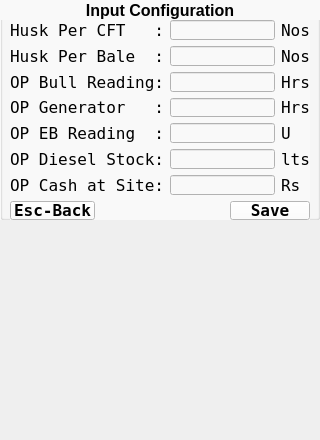
<?xml version="1.0" encoding="UTF-8"?>
<ui version="4.0">
 <class>Input_Config</class>
 <widget class="QWidget" name="Input_Config">
  <property name="geometry">
   <rect>
    <x>0</x>
    <y>0</y>
    <width>320</width>
    <height>440</height>
   </rect>
  </property>
  <property name="font">
   <font>
    <family>DejaVu Sans Mono</family>
    <pointsize>12</pointsize>
   </font>
  </property>
  <property name="windowTitle">
   <string>Form</string>
  </property>
  <widget class="QGroupBox" name="groupBox">
   <property name="geometry">
    <rect>
     <x>0</x>
     <y>0</y>
     <width>320</width>
     <height>220</height>
    </rect>
   </property>
   <property name="styleSheet">
    <string notr="true">background-color: rgb(249, 249, 249);</string>
   </property>
   <property name="title">
    <string/>
   </property>
   <widget class="QLabel" name="label">
    <property name="geometry">
     <rect>
      <x>0</x>
      <y>0</y>
      <width>320</width>
      <height>20</height>
     </rect>
    </property>
    <property name="font">
     <font>
      <pointsize>12</pointsize>
      <weight>75</weight>
      <bold>true</bold>
     </font>
    </property>
    <property name="text">
     <string>Input Configuration</string>
    </property>
    <property name="alignment">
     <set>Qt::AlignCenter</set>
    </property>
   </widget>
   <widget class="QWidget" name="gridLayoutWidget">
    <property name="geometry">
     <rect>
      <x>10</x>
      <y>20</y>
      <width>300</width>
      <height>200</height>
     </rect>
    </property>
    <property name="font">
     <font>
      <family>DejaVu Sans Mono</family>
      <pointsize>12</pointsize>
     </font>
    </property>
    <layout class="QGridLayout" name="gridLayout">
     <item row="0" column="1">
      <widget class="QLineEdit" name="lineEdit_husk_per_cft">
       <property name="font">
        <font>
         <family>DejaVu Sans Mono</family>
         <pointsize>12</pointsize>
         <weight>50</weight>
         <bold>false</bold>
        </font>
       </property>
       <property name="text">
        <string/>
       </property>
       <property name="maxLength">
        <number>6</number>
       </property>
      </widget>
     </item>
     <item row="2" column="0">
      <widget class="QLabel" name="label_6">
       <property name="font">
        <font>
         <family>DejaVu Sans Mono</family>
         <pointsize>12</pointsize>
         <weight>50</weight>
         <bold>false</bold>
        </font>
       </property>
       <property name="text">
        <string>OP Bull Reading:</string>
       </property>
      </widget>
     </item>
     <item row="5" column="0">
      <widget class="QLabel" name="label_5">
       <property name="font">
        <font>
         <family>DejaVu Sans Mono</family>
         <pointsize>12</pointsize>
         <weight>50</weight>
         <bold>false</bold>
        </font>
       </property>
       <property name="text">
        <string>OP Diesel Stock:</string>
       </property>
      </widget>
     </item>
     <item row="2" column="1">
      <widget class="QLineEdit" name="lineEdit_bull">
       <property name="font">
        <font>
         <family>DejaVu Sans Mono</family>
         <pointsize>12</pointsize>
         <weight>50</weight>
         <bold>false</bold>
        </font>
       </property>
       <property name="maxLength">
        <number>6</number>
       </property>
      </widget>
     </item>
     <item row="5" column="1">
      <widget class="QLineEdit" name="lineEdit_diesel">
       <property name="font">
        <font>
         <family>DejaVu Sans Mono</family>
         <pointsize>12</pointsize>
         <weight>50</weight>
         <bold>false</bold>
        </font>
       </property>
       <property name="maxLength">
        <number>6</number>
       </property>
      </widget>
     </item>
     <item row="0" column="0">
      <widget class="QLabel" name="label_3">
       <property name="font">
        <font>
         <family>DejaVu Sans Mono</family>
         <pointsize>12</pointsize>
         <weight>50</weight>
         <bold>false</bold>
        </font>
       </property>
       <property name="text">
        <string>Husk Per CFT   :</string>
       </property>
      </widget>
     </item>
     <item row="1" column="0">
      <widget class="QLabel" name="label_4">
       <property name="font">
        <font>
         <family>DejaVu Sans Mono</family>
         <pointsize>12</pointsize>
         <weight>50</weight>
         <bold>false</bold>
        </font>
       </property>
       <property name="text">
        <string>Husk Per Bale  :</string>
       </property>
      </widget>
     </item>
     <item row="3" column="1">
      <widget class="QLineEdit" name="lineEdit_generator">
       <property name="font">
        <font>
         <family>DejaVu Sans Mono</family>
         <pointsize>12</pointsize>
         <weight>50</weight>
         <bold>false</bold>
        </font>
       </property>
       <property name="maxLength">
        <number>6</number>
       </property>
      </widget>
     </item>
     <item row="3" column="0">
      <widget class="QLabel" name="label_7">
       <property name="font">
        <font>
         <family>DejaVu Sans Mono</family>
         <pointsize>12</pointsize>
         <weight>50</weight>
         <bold>false</bold>
        </font>
       </property>
       <property name="text">
        <string>OP Generator   :</string>
       </property>
      </widget>
     </item>
     <item row="4" column="0">
      <widget class="QLabel" name="label_8">
       <property name="font">
        <font>
         <family>DejaVu Sans Mono</family>
         <pointsize>12</pointsize>
         <weight>50</weight>
         <bold>false</bold>
        </font>
       </property>
       <property name="text">
        <string>OP EB Reading  :</string>
       </property>
      </widget>
     </item>
     <item row="1" column="1">
      <widget class="QLineEdit" name="lineEdit_husk_per_bale">
       <property name="font">
        <font>
         <family>DejaVu Sans Mono</family>
         <pointsize>12</pointsize>
         <weight>50</weight>
         <bold>false</bold>
        </font>
       </property>
       <property name="maxLength">
        <number>6</number>
       </property>
      </widget>
     </item>
     <item row="6" column="1">
      <widget class="QLineEdit" name="lineEdit_cash">
       <property name="font">
        <font>
         <family>DejaVu Sans Mono</family>
         <pointsize>12</pointsize>
         <weight>50</weight>
         <bold>false</bold>
        </font>
       </property>
       <property name="text">
        <string/>
       </property>
       <property name="maxLength">
        <number>6</number>
       </property>
      </widget>
     </item>
     <item row="6" column="0">
      <widget class="QLabel" name="label_site_site_title">
       <property name="font">
        <font>
         <family>DejaVu Sans Mono</family>
         <pointsize>12</pointsize>
         <weight>50</weight>
         <bold>false</bold>
        </font>
       </property>
       <property name="text">
        <string>OP Cash at Site:</string>
       </property>
      </widget>
     </item>
     <item row="4" column="1">
      <widget class="QLineEdit" name="lineEdit_eb">
       <property name="font">
        <font>
         <family>DejaVu Sans Mono</family>
         <pointsize>12</pointsize>
         <weight>50</weight>
         <bold>false</bold>
        </font>
       </property>
       <property name="maxLength">
        <number>6</number>
       </property>
      </widget>
     </item>
     <item row="0" column="2">
      <widget class="QLabel" name="label_9">
       <property name="font">
        <font>
         <family>DejaVu Sans Mono</family>
         <pointsize>12</pointsize>
         <weight>50</weight>
         <bold>false</bold>
        </font>
       </property>
       <property name="text">
        <string>Nos</string>
       </property>
      </widget>
     </item>
     <item row="1" column="2">
      <widget class="QLabel" name="label_10">
       <property name="font">
        <font>
         <family>DejaVu Sans Mono</family>
         <pointsize>12</pointsize>
         <weight>50</weight>
         <bold>false</bold>
        </font>
       </property>
       <property name="text">
        <string>Nos</string>
       </property>
      </widget>
     </item>
     <item row="2" column="2">
      <widget class="QLabel" name="label_11">
       <property name="font">
        <font>
         <family>DejaVu Sans Mono</family>
         <pointsize>12</pointsize>
         <weight>50</weight>
         <bold>false</bold>
        </font>
       </property>
       <property name="text">
        <string>Hrs</string>
       </property>
      </widget>
     </item>
     <item row="3" column="2">
      <widget class="QLabel" name="label_12">
       <property name="font">
        <font>
         <family>DejaVu Sans Mono</family>
         <pointsize>12</pointsize>
         <weight>50</weight>
         <bold>false</bold>
        </font>
       </property>
       <property name="text">
        <string>Hrs</string>
       </property>
      </widget>
     </item>
     <item row="4" column="2">
      <widget class="QLabel" name="label_13">
       <property name="font">
        <font>
         <family>DejaVu Sans Mono</family>
         <pointsize>12</pointsize>
         <weight>50</weight>
         <bold>false</bold>
        </font>
       </property>
       <property name="text">
        <string>U</string>
       </property>
      </widget>
     </item>
     <item row="5" column="2">
      <widget class="QLabel" name="label_14">
       <property name="font">
        <font>
         <family>DejaVu Sans Mono</family>
         <pointsize>12</pointsize>
         <weight>50</weight>
         <bold>false</bold>
        </font>
       </property>
       <property name="text">
        <string>lts</string>
       </property>
      </widget>
     </item>
     <item row="6" column="2">
      <widget class="QLabel" name="label_unit_rs">
       <property name="font">
        <font>
         <family>DejaVu Sans Mono</family>
         <pointsize>12</pointsize>
         <weight>50</weight>
         <bold>false</bold>
        </font>
       </property>
       <property name="text">
        <string>Rs</string>
       </property>
      </widget>
     </item>
     <item row="7" column="0" colspan="3">
      <layout class="QHBoxLayout" name="horizontalLayout_4">
       <item>
        <widget class="QPushButton" name="pushButton_back">
         <property name="font">
          <font>
           <family>DejaVu Sans Mono</family>
           <pointsize>12</pointsize>
           <weight>75</weight>
           <bold>true</bold>
          </font>
         </property>
         <property name="focusPolicy">
          <enum>Qt::NoFocus</enum>
         </property>
         <property name="styleSheet">
          <string notr="true">background-color: rgb(255, 255, 255);</string>
         </property>
         <property name="text">
          <string>Esc-Back</string>
         </property>
         <property name="autoDefault">
          <bool>true</bool>
         </property>
        </widget>
       </item>
       <item>
        <spacer name="horizontalSpacer_8">
         <property name="orientation">
          <enum>Qt::Horizontal</enum>
         </property>
         <property name="sizeHint" stdset="0">
          <size>
           <width>40</width>
           <height>20</height>
          </size>
         </property>
        </spacer>
       </item>
       <item>
        <widget class="QPushButton" name="pushButton_save">
         <property name="font">
          <font>
           <family>DejaVu Sans Mono</family>
           <pointsize>12</pointsize>
           <weight>75</weight>
           <bold>true</bold>
          </font>
         </property>
         <property name="focusPolicy">
          <enum>Qt::StrongFocus</enum>
         </property>
         <property name="styleSheet">
          <string notr="true">background-color: rgb(255, 255, 255);</string>
         </property>
         <property name="text">
          <string>Save</string>
         </property>
         <property name="autoDefault">
          <bool>true</bool>
         </property>
        </widget>
       </item>
      </layout>
     </item>
    </layout>
   </widget>
  </widget>
 </widget>
 <tabstops>
  <tabstop>lineEdit_husk_per_cft</tabstop>
  <tabstop>lineEdit_husk_per_bale</tabstop>
  <tabstop>lineEdit_bull</tabstop>
  <tabstop>lineEdit_generator</tabstop>
  <tabstop>lineEdit_eb</tabstop>
  <tabstop>lineEdit_diesel</tabstop>
  <tabstop>lineEdit_cash</tabstop>
  <tabstop>pushButton_save</tabstop>
 </tabstops>
 <resources/>
 <connections/>
</ui>
